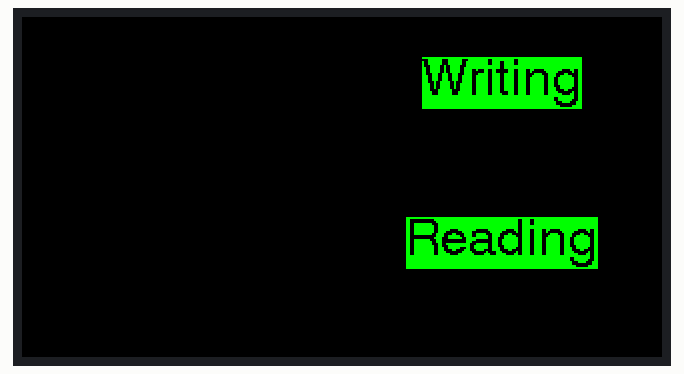
Recording of a sketch running on a simulated ESP32-S3. Parts: 320×170 colour display. Storage starts empty; random numbers use the default seed unless the sketch sets one; what the sketch prints to the serial monitor is not drawn.

Above: at 0.71 s.
At 5.33 s:
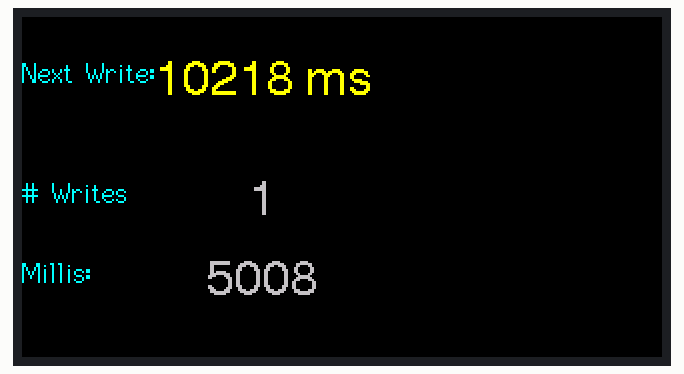
At 10.26 s:
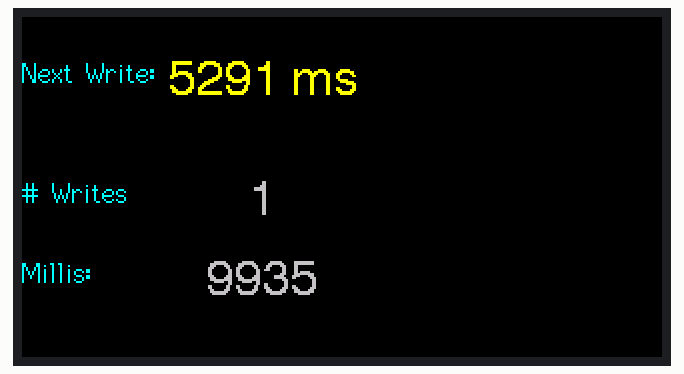
At 20.13 s:
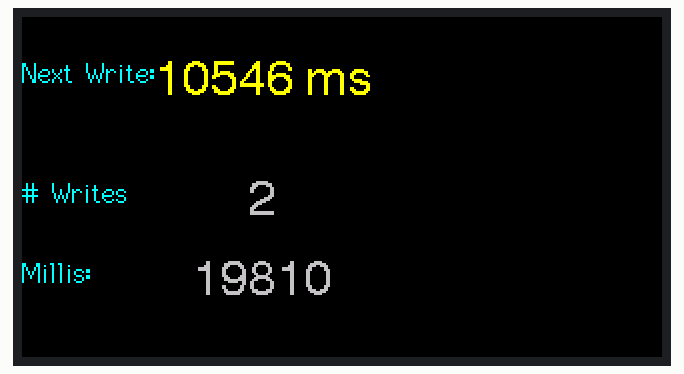
At 29.66 s:
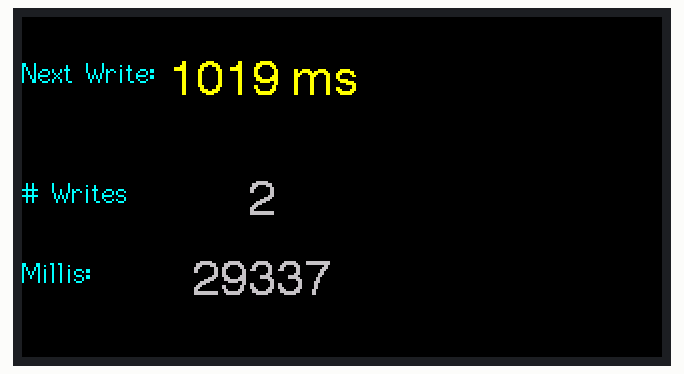
At 39.53 s:
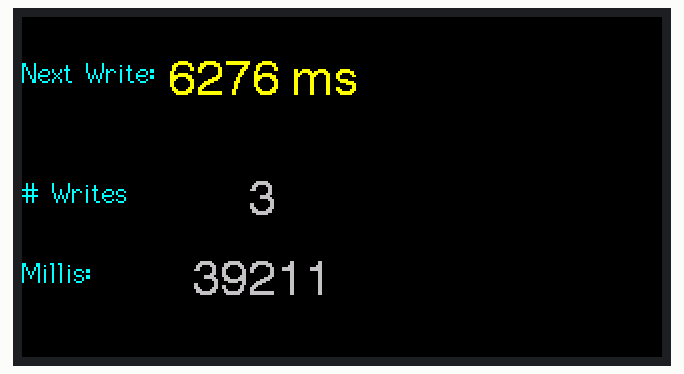

The sketch:

TF_Card_Shield_data_logging_using_display.ino
```cpp
/*****************************************************
   Lilygo T-Display-S3 with a Lilygo TF Card Shield
   Basic writing millis() and a random number to an
   SD card and then reading the file to the serial monitor
 ****************************************************/
#define PIN_BUTTON_1    0
#define PIN_BUTTON_2    14
#define PIN_BAT_VOLT    4

#define PIN_LCD_BL      38
#define PIN_POWER_ON    15
#define I2C_SDA         43
#define I2C_SCL         44

/* SD Card External expansion */
#define PIN_SD_CMD    13
#define PIN_SD_CLK    11
#define PIN_SD_D0     12

#include "FS.h"       //libraries for the sd card
#include "SD_MMC.h"

unsigned long sdDelay = 15000;  //15 second delay between writing to sd card
unsigned long sdTrigTime;// = millis() + sdDelay;
const char path[] = "/logs10.txt";   //filename to use on the sd card
int sdWrite = 0;      //number of record written since boot

#include <TFT_eSPI.h> // Graphics library for the display
#include <SPI.h>
TFT_eSPI tft = TFT_eSPI();  //initialize the display
TFT_eSprite scrn = TFT_eSprite(&tft); //setup a sprite

void setup() {
  Serial.begin(115200);
  //setup on board buttons but not used in this sketch
  pinMode(PIN_BUTTON_1, INPUT);
  pinMode(PIN_BUTTON_2, INPUT);

  //Needed to power TFT on battery
  pinMode(PIN_POWER_ON, OUTPUT);
  digitalWrite(PIN_POWER_ON, HIGH);

  tft.init();                 //initialize the display
  tft.setRotation(3);         //USB on left
  tft.fillScreen(TFT_BLACK);  //clear the display
  scrn.createSprite(320, 170);  //create a sprite
  scrn.fillSprite(TFT_BLACK);   //clear the sprite
  scrn.setTextColor(TFT_CYAN, TFT_BLACK);

  //assign the sd card pins and begin is required
  //                    clk=11       cmd=13     d0=12
  if (!SD_MMC.setPins(PIN_SD_CLK, PIN_SD_CMD, PIN_SD_D0)) {
    Serial.println("SD_MMC.setpins Failed");
    return;
  }
  //I could not find any documentation on these parameters but trial
  //and error got me to these settings, let me know if you figured it out
  if (!SD_MMC.begin("/sdcard", true, false, true)) {
    Serial.println("Card Mount Failed");
    return;
  }
  //end of the required setup

  //optional sd card info sent to the serial monitor
  uint8_t cardType = SD_MMC.cardType();
  if (cardType == CARD_NONE) {
    Serial.println("No SD_MMC card attached");
    return;
  }
  Serial.print("SD_MMC Card Type: ");
  if (cardType == CARD_MMC) {
    Serial.println("MMC");
  } else if (cardType == CARD_SD) {
    Serial.println("SDSC");
  } else if (cardType == CARD_SDHC) {
    Serial.println("SDHC");
  } else {
    Serial.println("UNKNOWN");
  }
  uint64_t cardSize = SD_MMC.cardSize() / (1024 * 1024);
  Serial.printf("SD_MMC Card Size: %lluMB\n", cardSize);
  Serial.printf("Total space: %lluMB\n", SD_MMC.totalBytes() / (1024 * 1024));
  Serial.printf("Used space: %lluMB\n", SD_MMC.usedBytes() / (1024 * 1024));
  //end of the optional sd card info
}

void loop() {
  unsigned int timeNow = millis();
  scrn.fillSprite(TFT_BLACK);

  ////////check trigger time and log to sd card//////////////////////////////////////////////////////
  if (timeNow > sdTrigTime) {
    scrn.setTextColor(TFT_BLACK, TFT_GREEN);
    scrn.drawCentreString("Writing", 240, 20, 4);
    scrn.pushSprite(0, 0);
    sdTrigTime = timeNow + sdDelay;   //set new trigger time to write data
    sdWrite++;                        //add 1 to number of records written
    String message = String(sdWrite) + ", " +
                     String(timeNow) + ", " +
                     String(random(100)) + "\r\n";    //a random number for useless data
    appendFile(SD_MMC, path, message.c_str());  //write to the sd card (routine below)
    scrn.setTextColor(TFT_BLACK, TFT_GREEN);
    scrn.drawCentreString("Reading", 240, 100, 4);
    scrn.pushSprite(0, 0);
    readFile(SD_MMC, path);       //read the sd card to the serial monitor (routine below)
  }

  scrn.setTextColor(TFT_CYAN);
  scrn.drawString("Next Write:", 0, 20, 2);
  scrn.setTextColor(TFT_YELLOW);
  scrn.drawCentreString(String(sdTrigTime - timeNow) + " ms", 120, 20, 4);
  scrn.setTextColor(TFT_CYAN);
  scrn.drawString("# Writes", 0, 80, 2);
  scrn.setTextColor(TFT_SILVER);
  scrn.drawCentreString(String(sdWrite), 120, 80, 4);
  scrn.setTextColor(TFT_CYAN);
  scrn.drawString("Millis:", 0, 120, 2);
  scrn.setTextColor(TFT_SILVER);
  scrn.drawCentreString(String(timeNow), 120, 120, 4);
  scrn.pushSprite(0, 0);
  delay(1);
}

void appendFile(fs::FS &fs, const char *path, const char *message) {
  Serial.printf("Appending to file: %s\n", path);

  File file = fs.open(path, FILE_APPEND);
  if (!file) {
    Serial.println("Failed to open file for appending");
    return;
  }
  file.print(message);
  Serial.println("Append Successful!");
  file.close();
}

void readFile(fs::FS &fs, const char * path) {
  Serial.printf("Reading file: %s\r\n", path);

  File file = fs.open(path);
  if (!file) {
    Serial.println("Failed to open file for reading");
    return;
  }

  Serial.println("Read from file: ");
  while (file.available()) {
    Serial.write(file.read());
  }
  file.close();
}
```
